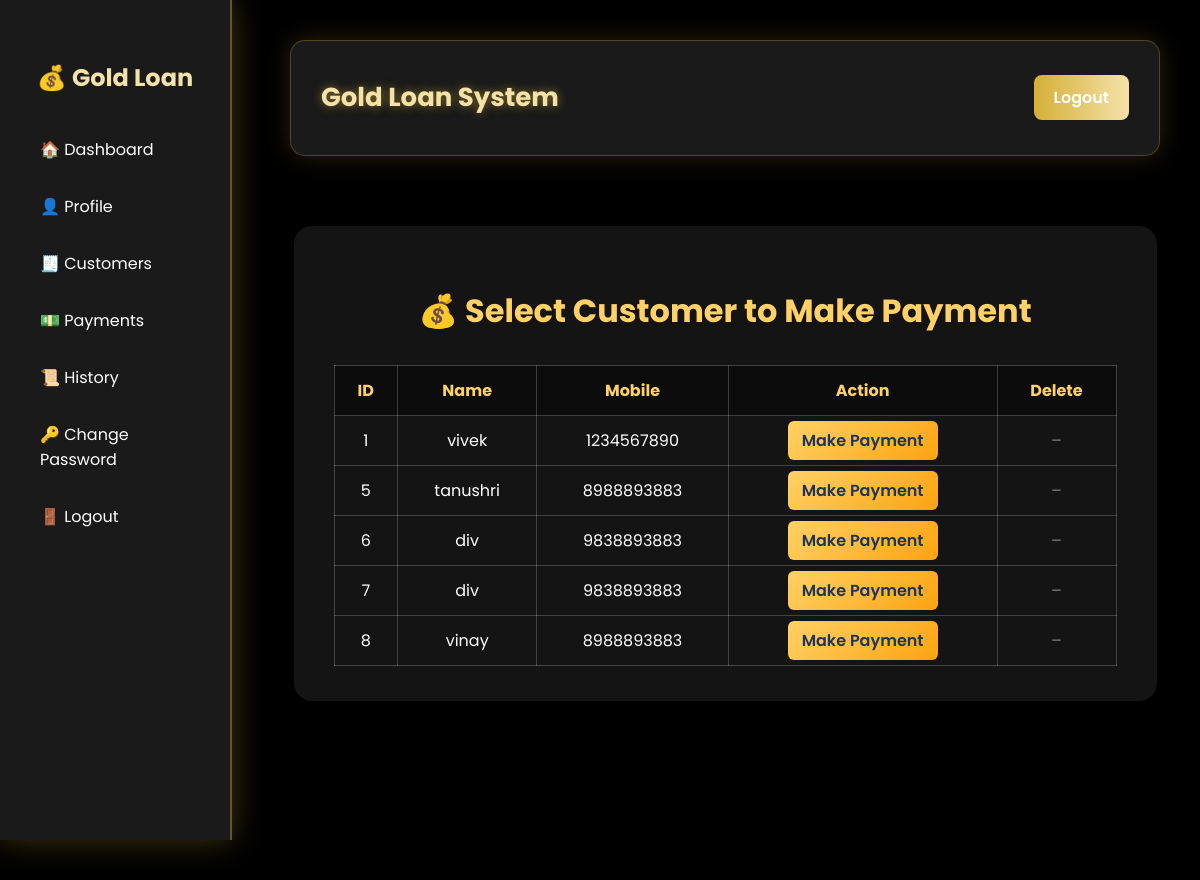
Page /payments/customers/ (signed in) on the committed database.
### customers/models.py (models this page shows, shortened)
class Customer(models.Model):
    name = models.CharField(max_length=100)
    mobile = models.CharField(max_length=15)
    address = models.TextField()
    aadhaar = models.CharField(max_length=20)
    pan = models.CharField(max_length=20)
    dob = models.DateField()
    email = models.EmailField()

### payments/views.py (the view)
# urls.py: path('customers/', views.customer_list, name='customer_list'),
@login_required
def customer_list(request):
    customers = Customer.objects.all()
    return render(request, 'payments/customers.html', {'customers': customers})

### payments/templates/payments/customers.html (shortened to what this page needs)
{% extends 'base.html' %}
{% block content %}
<div class="payment-container">
    <h2>💰 Select Customer to Make Payment</h2>
    <table id="customerTable">
        <tr>
            <th>ID</th>
            <th>Name</th>
            <th>Mobile</th>
            <th>Action</th>
            <th>Delete</th>
        </tr>
        {% for customer in customers %}
        {% if customer.loan_set.last %}
        <tr id="row-{{ customer.loan_set.last.id }}">
            <td>{{ customer.id }}</td>
            <td>{{ customer.name }}</td>
            <td>{{ customer.mobile }}</td>
            <td>
                <a href="{% url 'make_payment' customer.id %}" class="btn">Make Payment</a>
            </td>
            <td>
                {% if customer.loan_set.last.status == "Completed" %}
                <button class="btn-del" onclick="deleteLoan({{ customer.loan_set.last.id }})">🗑 Delete</button>
                {% else %}
                <span style="color: gray;">–</span>
                {% endif %}
            </td>
        </tr>
        {% endif %}
        {% endfor %}
    </table>
</div>
{% endblock %}

### templates/base.html (style rules this page uses)
body { margin: 0; padding: 0; font-family: 'Poppins', sans-serif; background: #000; overflow-x: hidden; }

### payments/templates/payments/customers.html (style rules this page uses)
.payment-container { width: 90%; max-width: 1000px; margin: 70px auto; padding: 35px 40px; background: rgba(255, 255, 255, 0.08); backdrop-filter: blur(15px); border-radius: 18px; box-shadow: 0 8px 25px rgba(0, 0, 0, 0.5); color: #fff; text-align: center; }
.payment-container h2 { font-size: 32px; color: #ffd166; font-weight: 700; margin-bottom: 30px; }
table { width: 100%; border-collapse: collapse; margin-top: 15px; }
th, td { border: 1px solid rgba(255, 255, 255, 0.2); padding: 12px; text-align: center; color: #fff; }
th { background: rgba(0, 0, 0, 0.4); color: #ffd166; }
a.btn { background: linear-gradient(135deg, #ffd166, #fca311); color: #1d3557; padding: 8px 14px; border-radius: 6px; text-decoration: none; font-weight: 600; }

### rows in the picture
Customer: id "1", name "vivek", mobile "1234567890"
Customer: id "5", name "tanushri", mobile "8988893883"
Customer: id "6", name "div", mobile "9838893883"
Customer: id "7", name "div", mobile "9838893883"
Customer: id "8", name "vinay", mobile "8988893883"
